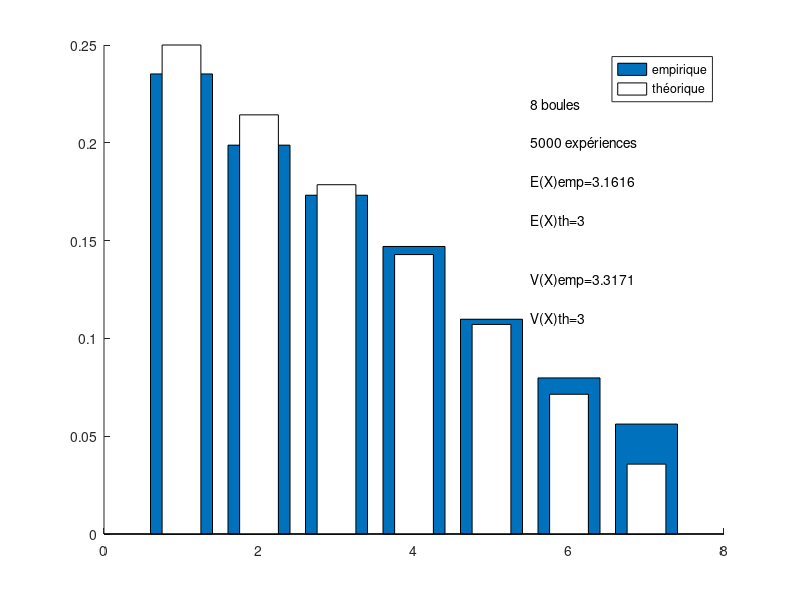

This figure's MATLAB source:
clear variables;
close all;

N=5000;
n=8;
X=zeros(1,N);
for i=1:N
    a=randi(n);
    b=randi(n);
    X(i)=min(a,b);
end 

hold on;
k_tab=1:n-1;
[h,xout]=hist(X,k_tab);
proba_emp=h/N;
bar(xout,proba_emp)

%proba théorique
proba_theo=2*(n-k_tab)/(n*(n-1));
bar(xout,proba_theo,0.5,'w')
legend('empirique','théorique')

E_emp=0;
E_emp2=0;
for i=1:n-1
    E_emp=E_emp+i*proba_emp(i);
    E_emp2=E_emp2+i^2*proba_emp(i);
end

V_emp=E_emp2-E_emp^2;
Sigma_emp=sqrt(V_emp);


E_theo=(n+1)/3;
V_theo=(n^2-n-2)/18;
Sigma_theo=sqrt(V_theo);


%Affichage du texte
txt_exp=[num2str(N),' expériences'];
text(5.5,0.2,txt_exp);
text(5.5,0.22,[num2str(n),' boules']);
text(5.5,0.18,['E(X)emp=',num2str(E_emp)]);
text(5.5,0.16,['E(X)th=',num2str(E_theo)]);
text(5.5,0.13,['V(X)emp=',num2str(V_emp)]);
text(5.5,0.11,['V(X)th=',num2str(V_theo)]);

